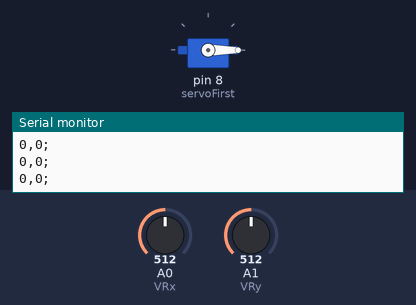
Recording of a sketch running on a simulated Arduino Uno, built with avr-gcc and run on an emulated ATmega328P. Parts: servo, the last lines printed to the serial monitor. The test bench sets the inputs (shaded band); at power-on: A0 (VRx) = 512, A1 (VRy) = 512.

Above: at 1.2 s.
1.3 s: A0 (VRx) set to 900
At 2.5 s:
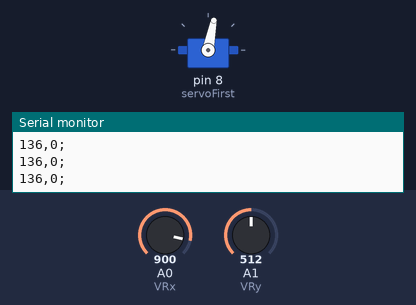
2.9 s: A0 (VRx) set to 1023
At 4.0 s:
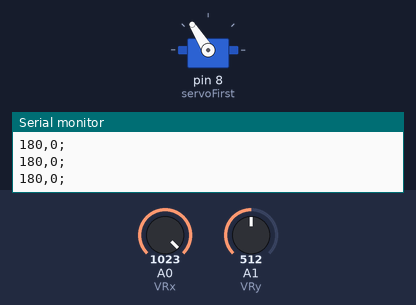
4.5 s: A0 (VRx) set to 511
At 5.4 s:
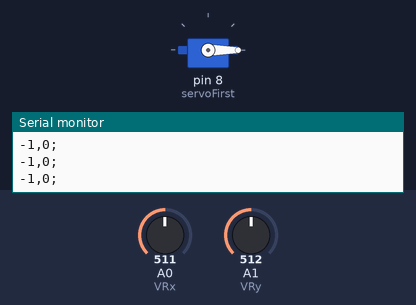
Timing chart, 0 to 7.5 s (numbered marks = the images above; inputs shaded):
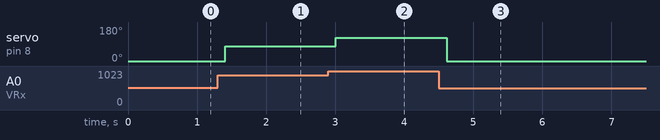

The sketch:

Simple_Move_Servo_MG995.ino
```cpp
#include<Servo.h>
Servo servoFirst;
int pos_x = 0;
int pos_y = 0;
int VRx = A0;
int VRy = A1;
int SW = 2;
int xPosition = 0;
int yPosition = 0;

//Main program setup
void setup() {
  Serial.begin(9600);
  servoFirst.attach(8);     //Attach on pin # 8 of arduino
  pinMode(VRx, INPUT);
  pinMode(VRy, INPUT);
  pinMode(SW, INPUT_PULLUP);
}

//Main running loop of program
void loop() {
  xPosition = analogRead(VRx);
  yPosition = analogRead(VRy);
  pos_x = map(xPosition, 0, 1023, -180, 180);
  pos_y = map(yPosition, 0, 1023, -180, 180);
  Serial.print(pos_x);Serial.print(",");
  Serial.print(pos_y);Serial.print(";\n");
  servoFirst.write(pos_x * 10);
  delay(200);
}
```

Measured:
- after the input at 1.3 s, servo on pin 8 (servoFirst): 0° → 79° after 0.10 s
- after the input at 2.9 s, servo on pin 8 (servoFirst): 79° → 122° after 0.11 s
- after the input at 4.5 s, servo on pin 8 (servoFirst): 122° → 0° after 0.11 s
